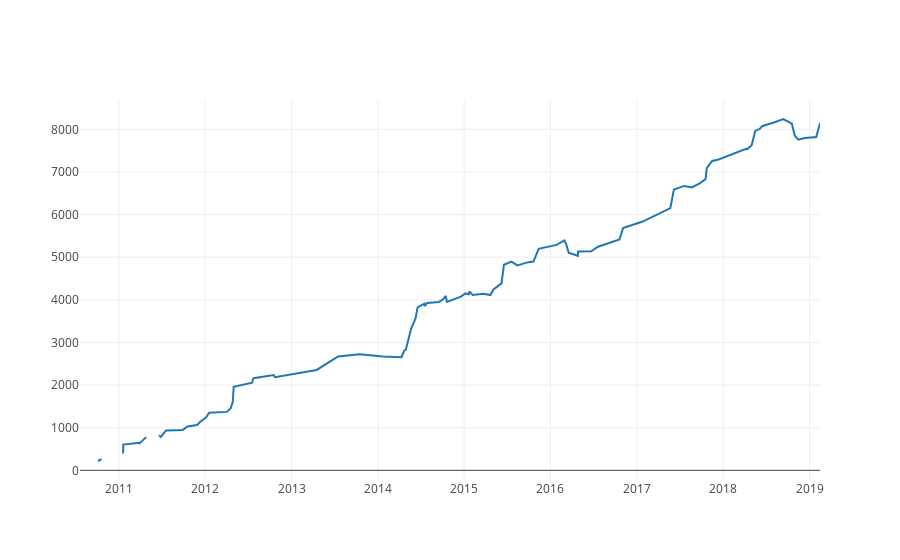

Write notebook code for a chart like this one.
### Code cell
# add a cumulative column to the market dataframe
market['cum_date']= market['gains'].cumsum() 

# plot the cumulative gain for all
traces=[]

traces.append(go.Scatter(
    x = market['date'],
    y = market['cum_date'],
    mode = 'lines',
    name = 'market',
))
               
data = traces
iplot(data)
